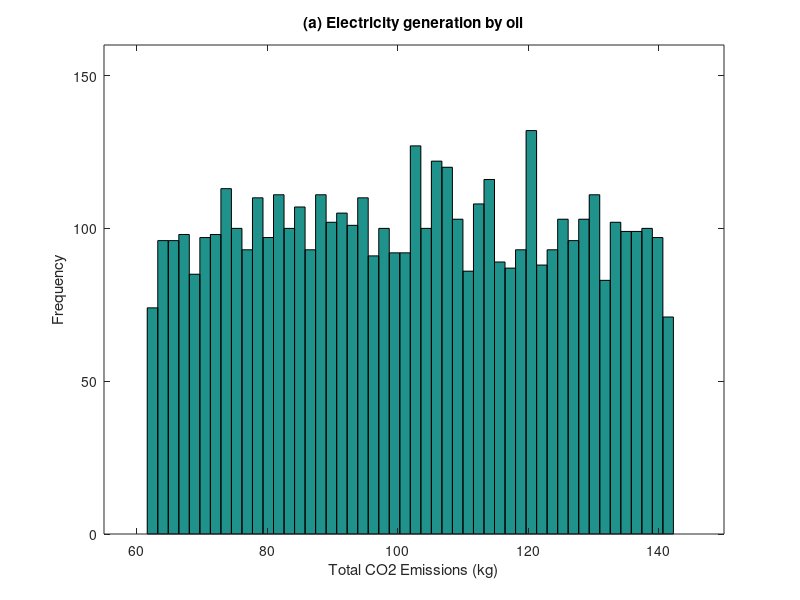

MATLAB code to generate this figure:
clear all; clc;
A=[-2 100;10 0];
B=[10 10];

[n,~]=size(A);
[m,~]=size(B);

A_uncertainty=zeros(n,n);
B_uncertainty=zeros(m,n);
A_uncertainty(1,1)=0.3;
B_uncertainty=[4 2];

run_number=5000;
f=[0;100];
g=[];
G=[];
for i=1:run_number
A_rand=rand(n,n)*2-1;
A_range=A_uncertainty.*A_rand;
B_rand=rand(m,n)*2-1;
B_range=B_uncertainty.*B_rand;
A_value=A+A_range;
B_value=B+B_range;
g=B_value*inv(A_value)*f;
G=[G g];
end

hist(G(1,:),50)
axis([55 150 0 160]);
xlabel('Total CO2 Emissions (kg)');
ylabel('Frequency');
title('(a) Electricity generation by oil');